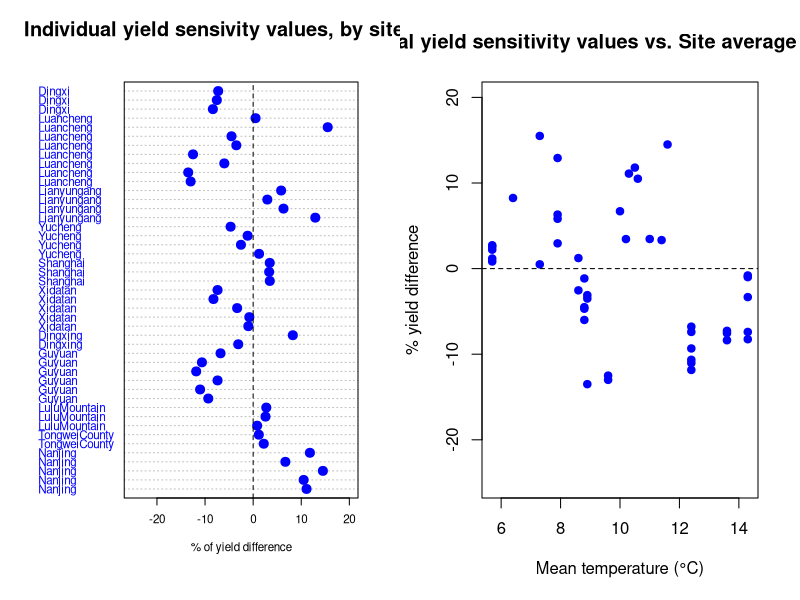
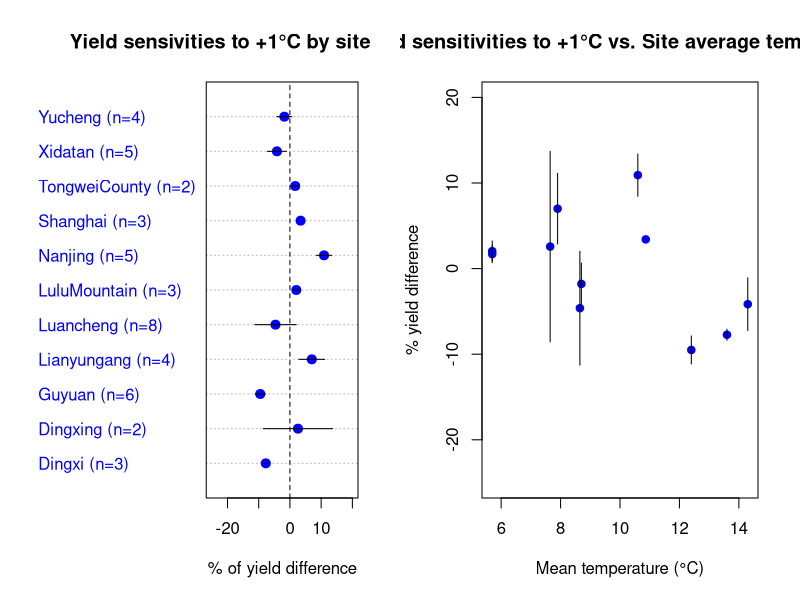

Source code (R) for these figures, in order:
# David Makowski
# 2021

#Data and their summaries
TAB<-read.table("Data_Zhao_Wheat.txt", sep="\t", header=T)
summary(TAB)

#Individual sensitivities by site
dev.new()
par(mfrow=c(1,2))
dotchart(TAB$Sensitivity, labels=TAB$Site_name, pch=19,pt.cex=1.2, cex=0.7, xlim=c(-25,20), xlab="% of yield difference", col="blue")
title("Individual yield sensivity values, by site")
abline(v=0,lty=2)

#Individual sensitivities vs Mean temperature
plot(TAB$TGS, TAB$Sensitivity, xlab="Mean temperature (°C)", ylab="% yield difference", pch=19, ylim=c(-25,20), col="blue")
title("Individual yield sensitivity values vs. Site average temperature")
abline(h=0, lty=2)

#Mean values, SDs, and number of data by site
Mean=aggregate(TAB$Sensitivity, by=list(TAB$Site_name), mean)
SD=aggregate(TAB$Sensitivity, by=list(TAB$Site_name), sd)
TGSm=aggregate(TAB$TGS, by=list(TAB$Site_name), mean)
Nobs=aggregate(TAB$Sensitivity, by=list(TAB$Site_name), length)

#Mean values and confidence intervals by site
dev.new()
par(mfrow=c(1,2))
dotchart(Mean[,2], labels=paste(Mean[,1], " (n=", Nobs[,2], ")", sep=""), pch=19,pt.cex=1.2, xlim=c(-25,20), xlab="% of yield difference", col="blue")
for (i in 1:(dim(Mean)[1])) {
	lines(c(Mean[i,2]-1.96*SD[i,2]/sqrt(Nobs[i,2]),Mean[i,2]+1.96*SD[i,2]/sqrt(Nobs[i,2])),c(i,i))	
}
title("Yield sensivities to +1°C by site")
abline(v=0,lty=2)

#Mean values of sensitivities vs Mean temperature
plot(TGSm[,2], Mean[,2], xlab="Mean temperature (°C)", ylab="% yield difference", pch=19, ylim=c(-25,20), col="blue")
for (i in 1:(dim(Mean)[1])) {
	lines(c(TGSm[i,2], TGSm[i,2]), c(Mean[i,2]-1.96*SD[i,2]/sqrt(Nobs[i,2]),Mean[i,2]+1.96*SD[i,2]/sqrt(Nobs[i,2])))
}
title("Yield sensitivities to +1°C vs. Site average temperature")


